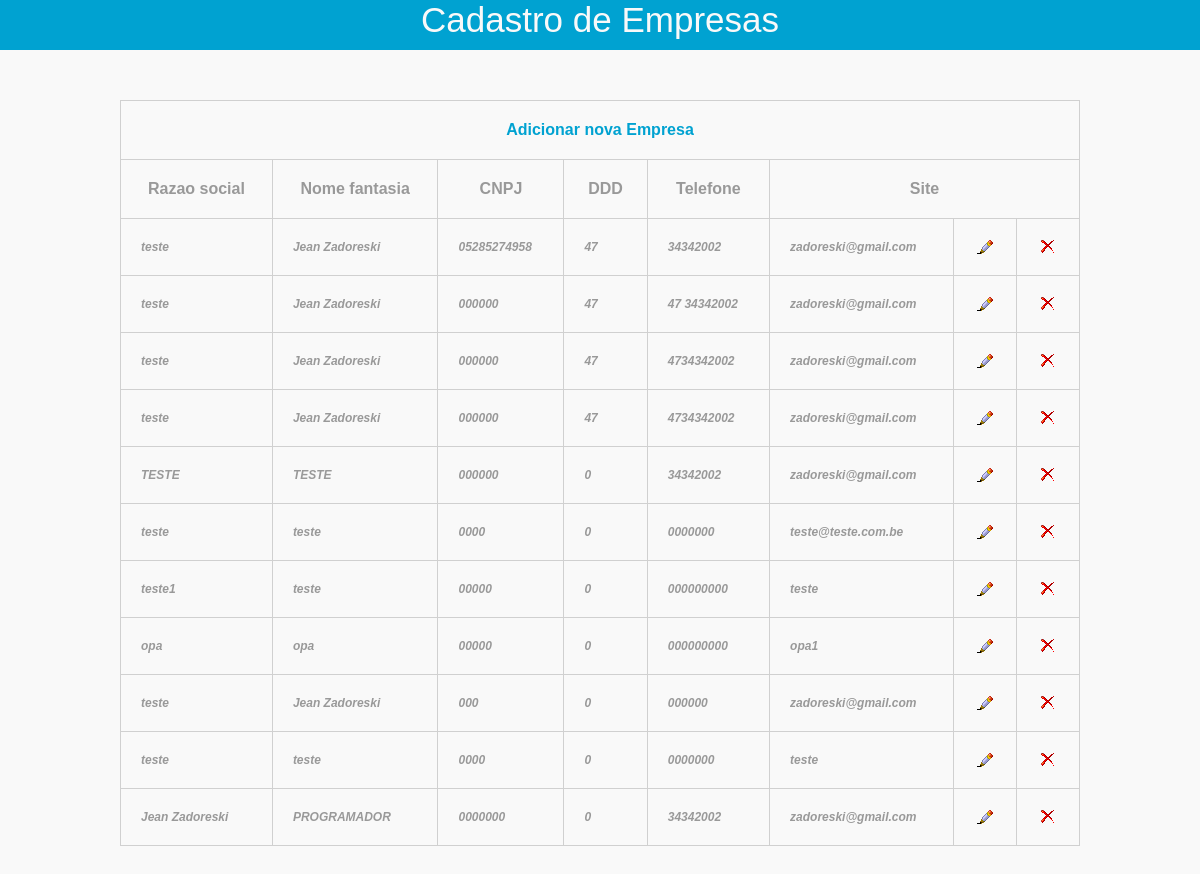
The page / on the database its author committed.
### tables this page shows
CREATE TABLE `empresa` (
  `id` int(11) NOT NULL,
  `razao` varchar(132) NOT NULL,
  `nome` varchar(132) NOT NULL,
  `cnpj` varchar(25) NOT NULL,
  `ddd` int(3) NOT NULL,
  `telefone` varchar(15) NOT NULL,
  `site` varchar(132) DEFAULT NULL
);

### index.php (the view, shortened to what this page needs)
<!DOCTYPE html PUBLIC "-//W3C//DTD XHTML 1.0 Transitional//EN" "http://www.w3.org/TR/xhtml1/DTD/xhtml1-transitional.dtd">
<html xmlns="http://www.w3.org/1999/xhtml">
<head>
<link rel="stylesheet" href="style.css" type="text/css" />
</head>
<body>
<center>
<div id="header">
	<div id="content">
    <label>Cadastro de Empresas</label>
    </div>
</div>
<div id="body">
	<div id="content">
    <table align="center">
    <tr>
    <th colspan="8"><a href="add_data.php">Adicionar nova Empresa</a></th>
    </tr>
    <th>Razao social</th>
    <th>Nome fantasia</th>
    <th>CNPJ</th>
    <th>DDD</th>
    <th>Telefone</th>
    <th colspan="3">Site</th>
    <?php
	$sql_query="SELECT * FROM empresa";
	$result_set=mysql_query($sql_query);
	if(mysql_num_rows($result_set)>0)
	{
        while($row=mysql_fetch_row($result_set))
		{
		?>
            <tr>
            <td style="font-size:12px; font-style:italic"><?php echo $row[1]; ?></td>
            <td style="font-size:12px; font-style:italic"><?php echo $row[2]; ?></td>
            <td style="font-size:12px; font-style:italic"><?php echo $row[3]; ?></td>
		 <td style="font-size:12px; font-style:italic"><?php echo $row[4]; ?></td>
		 <td style="font-size:12px; font-style:italic"><?php echo $row[5]; ?></td>
		 <td style="font-size:12px; font-style:italic"><?php echo $row[6]; ?></td>
            <td align="center"><a href="javascript:edt_id('<?php echo $row[0]; ?>')"><img src="b_edit.png" align="EDIT" /></a></td>
            <td align="center"><a href="javascript:delete_id('<?php echo $row[0]; ?>')"><img src="b_drop.png" align="DELETE" /></a></td>
            </tr>
        <?php
		}
	}
	else
	{
		?>
        <tr>
        <td colspan="8">Nenhum dado encontrado !</td>
        </tr>
        <?php
	}
	?>
    </table>
    </div>
</div>
</center>
</body>
</html>

### style.css (style rules this page uses)
* { margin:0; padding:0; }
body { background:#f9f9f9; font-family:"Courier New", Courier, monospace; }
#header { width:100%; height:50px; background:#00a2d1; color:#f9f9f9; font-family:"Lucida Sans Unicode", "Lucida Grande", sans-serif; font-size:35px; text-align:center; }
#body { margin-top:50px; }
table { width:80%; font-family:Tahoma, Geneva, sans-serif; font-weight:bolder; color:#999; margin-bottom:80px; }
table a { text-decoration:none; color:#00a2d1; }
table,td,th { border-collapse:collapse; border:solid #d0d0d0 1px; padding:20px; }

### rows shown on the page
empresa: razao "teste", nome "Jean Zadoreski", cnpj "05285274958", ddd "47", telefone "34342002", site "zadoreski@gmail.com"
empresa: razao "teste", nome "Jean Zadoreski", cnpj "000000", ddd "47", telefone "47 34342002", site "zadoreski@gmail.com"
empresa: razao "teste", nome "Jean Zadoreski", cnpj "000000", ddd "47", telefone "4734342002", site "zadoreski@gmail.com"
empresa: razao "teste", nome "Jean Zadoreski", cnpj "000000", ddd "47", telefone "4734342002", site "zadoreski@gmail.com"
empresa: razao "TESTE", nome "TESTE", cnpj "000000", ddd "0", telefone "34342002", site "zadoreski@gmail.com"
empresa: razao "teste", nome "teste", cnpj "0000", ddd "0", telefone "0000000", site "teste@teste.com.be"
empresa: razao "teste1", nome "teste", cnpj "00000", ddd "0", telefone "000000000", site "teste"
empresa: razao "opa", nome "opa", cnpj "00000", ddd "0", telefone "000000000", site "opa1"
empresa: razao "teste", nome "Jean Zadoreski", cnpj "000", ddd "0", telefone "000000", site "zadoreski@gmail.com"
empresa: razao "teste", nome "teste", cnpj "0000", ddd "0", telefone "0000000", site "teste"
empresa: razao "Jean Zadoreski", nome "PROGRAMADOR", cnpj "0000000", ddd "0", telefone "34342002", site "zadoreski@gmail.com"
